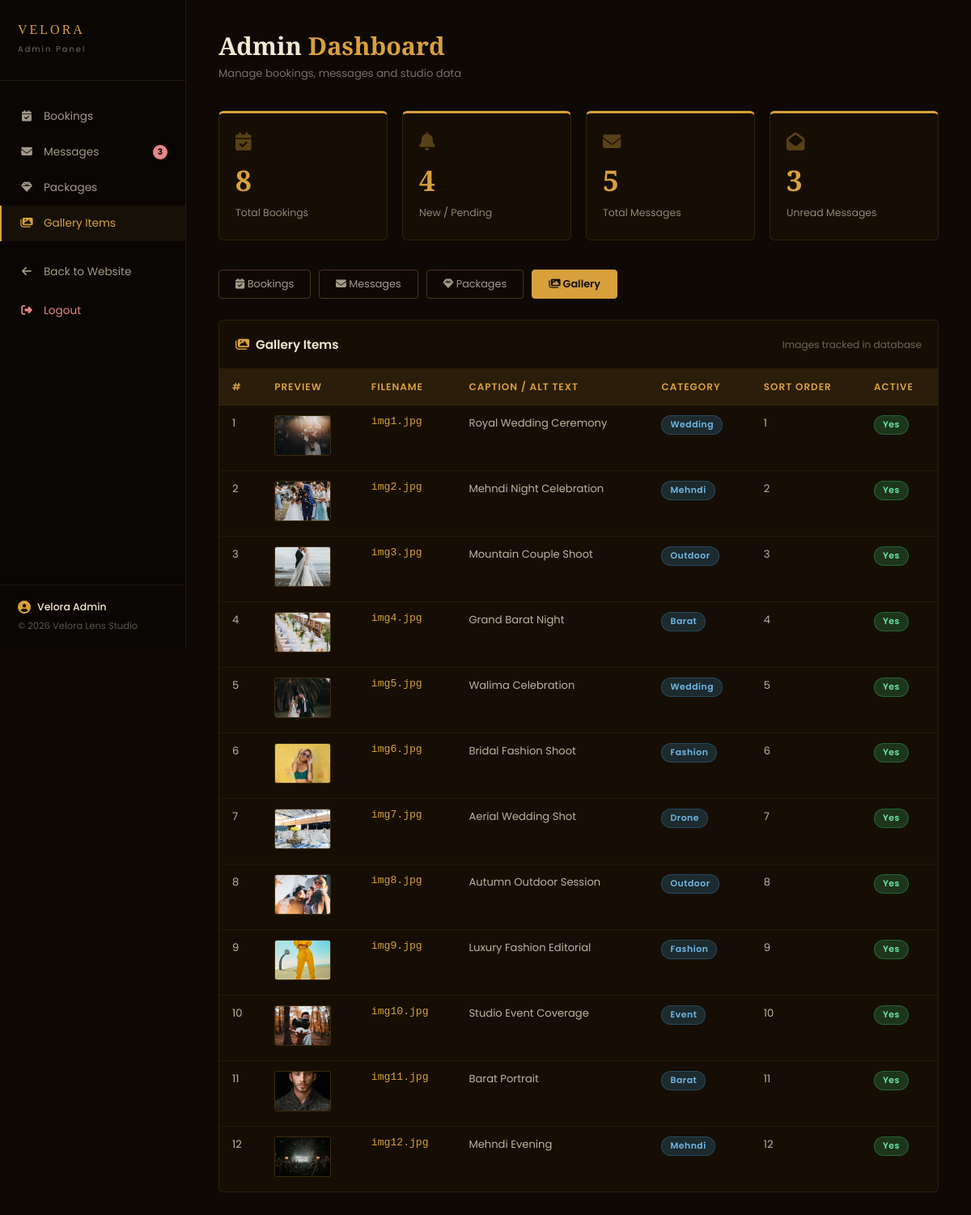
/admin/index.php?tab=gallery (signed in), run on the app's committed database.
### tables this page shows
CREATE TABLE IF NOT EXISTS gallery_items (
    id          INT UNSIGNED AUTO_INCREMENT PRIMARY KEY,
    filename    VARCHAR(100) NOT NULL         COMMENT 'Image filename (e.g. img1.jpg)',
    alt_text    VARCHAR(200) NOT NULL         COMMENT 'Image alt text / caption',
    category    VARCHAR(60)  NOT NULL         COMMENT 'Gallery category for filter',
    sort_order  INT          DEFAULT 0        COMMENT 'Display order',
    is_active   TINYINT(1)   DEFAULT 1,
    created_at  TIMESTAMP    DEFAULT CURRENT_TIMESTAMP
);

### admin/index.php (the view, shortened to what this page needs)
<!DOCTYPE html>
<html lang="en">
<head>
    <link rel="stylesheet" href="https://cdnjs.cloudflare.com/ajax/libs/font-awesome/6.5.0/css/all.min.css">
</head>
<body>
<?php
$conn  = db_connect();
$db_ok = !$conn->connect_error;
$count_bookings  = $db_ok ? $conn->query("SELECT COUNT(*) c FROM bookings")->fetch_assoc()['c']  : 0;
$count_new       = $db_ok ? $conn->query("SELECT COUNT(*) c FROM bookings WHERE status='New'")->fetch_assoc()['c'] : 0;
$count_messages  = $db_ok ? $conn->query("SELECT COUNT(*) c FROM contact_messages")->fetch_assoc()['c'] : 0;
$count_unread    = $db_ok ? $conn->query("SELECT COUNT(*) c FROM contact_messages WHERE is_read=0")->fetch_assoc()['c'] : 0;
$tab = $_GET['tab'] ?? 'bookings';
?>
<div class="sidebar">
    <div class="sidebar-logo">
        <span>VELORA</span>
        <small>Admin Panel</small>
    </div>
    <nav class="sidebar-nav">
        <a href="?tab=bookings" class="nav-item <?= $tab==='bookings'?'active':'' ?>">
            <i class="fa-solid fa-calendar-check"></i> Bookings
        </a>
        <a href="?tab=messages" class="nav-item <?= $tab==='messages'?'active':'' ?>">
            <i class="fa-solid fa-envelope"></i> Messages
            <?php if($count_unread>0): ?>
                <span style="background:#e78686;color:#111;font-size:0.65rem;font-weight:700;padding:1px 6px;border-radius:10px;margin-left:auto;"><?= $count_unread ?></span>
            <?php endif; ?>
        </a>
        <a href="?tab=packages" class="nav-item <?= $tab==='packages'?'active':'' ?>">
            <i class="fa-solid fa-gem"></i> Packages
        </a>
        <a href="?tab=gallery" class="nav-item <?= $tab==='gallery'?'active':'' ?>">
            <i class="fa-solid fa-images"></i> Gallery Items
        </a>
        <a href="../index.html" class="nav-item" style="margin-top:16px;">
            <i class="fa-solid fa-arrow-left"></i> Back to Website
        </a>
        <a href="logout.php" class="nav-item" style="margin-top:4px;color:#e78686;">
            <i class="fa-solid fa-right-from-bracket"></i> Logout
        </a>
    </nav>
    <div class="sidebar-footer">
        <div style="display:flex;align-items:center;gap:8px;margin-bottom:6px;">
            <i class="fa-solid fa-user-circle" style="color:var(--gold);font-size:1rem;"></i>
            <span style="color:var(--cream);font-size:0.78rem;font-weight:500;"><?= htmlspecialchars($_SESSION['admin_name'] ?? 'Admin') ?></span>
        </div>
        © 2026 Velora Lens Studio
    </div>
</div>
<div class="main">
    <div class="page-header">
        <h1>Admin <span style="color:var(--gold);">Dashboard</span></h1>
        <p>Manage bookings, messages and studio data</p>
    </div>
    <div class="stats-row">
        <div class="stat-card">
            <i class="fa-solid fa-calendar-check sc-icon"></i>
            <span class="sc-num"><?= $count_bookings ?></span>
            <span class="sc-lbl">Total Bookings</span>
        </div>
        <div class="stat-card">
            <i class="fa-solid fa-bell sc-icon"></i>
            <span class="sc-num"><?= $count_new ?></span>
            <span class="sc-lbl">New / Pending</span>
        </div>
        <div class="stat-card">
            <i class="fa-solid fa-envelope sc-icon"></i>
            <span class="sc-num"><?= $count_messages ?></span>
            <span class="sc-lbl">Total Messages</span>
        </div>
        <div class="stat-card">
            <i class="fa-solid fa-envelope-open sc-icon"></i>
            <span class="sc-num"><?= $count_unread ?></span>
            <span class="sc-lbl">Unread Messages</span>
        </div>
    </div>
    <div class="tab-bar">
        <a href="?tab=bookings" class="tab-btn <?= $tab==='bookings'?'active':'' ?>"><i class="fa-solid fa-calendar-check"></i> Bookings</a>
        <a href="?tab=messages" class="tab-btn <?= $tab==='messages'?'active':'' ?>"><i class="fa-solid fa-envelope"></i> Messages</a>
        <a href="?tab=packages" class="tab-btn <?= $tab==='packages'?'active':'' ?>"><i class="fa-solid fa-gem"></i> Packages</a>
        <a href="?tab=gallery"  class="tab-btn <?= $tab==='gallery'?'active':'' ?>"><i class="fa-solid fa-images"></i> Gallery</a>
    </div>
    <?php if($tab === 'bookings'): ?>
    <div class="table-box">
        <div class="section-bar">
            <h3><i class="fa-solid fa-calendar-check" style="color:var(--gold);margin-right:8px;"></i>All Bookings</h3>
            <span><?= $count_bookings ?> total records</span>
        </div>
        <?php if($db_ok): ?>
        <?php $rows = $conn->query("SELECT * FROM bookings ORDER BY created_at DESC"); ?>
        <?php if($rows && $rows->num_rows > 0): ?>
        <div style="overflow-x:auto;">
        <table>
            <thead>
                <tr>
                    <th>#</th>
                    <th>Client Name</th>
                    <th>Email</th>
                    <th>Phone</th>
                    <th>Event</th>
                    <th>Event Date</th>
                    <th>Location</th>
                    <th>Package</th>
                    <th>Message</th>
                    <th>Status</th>
                    <th>Submitted</th>
                    <th>Actions</th>
                </tr>
            </thead>
            <tbody>
            <?php while($r = $rows->fetch_assoc()): ?>
            <tr>
                <td><?= $r['id'] ?></td>
                <td><strong style="color:var(--cream);"><?= htmlspecialchars($r['name']) ?></strong></td>
                <td><a href="mailto:<?= htmlspecialchars($r['email']) ?>" style="color:var(--gold);"><?= htmlspecialchars($r['email']) ?></a></td>
                <td><?= htmlspecialchars($r['phone']) ?></td>
                <td><?= htmlspecialchars($r['event_type']) ?></td>
                <td><?= date('d M Y', strtotime($r['event_date'])) ?></td>
                <td><?= htmlspecialchars($r['location']) ?></td>
                <td><?= htmlspecialchars($r['package'] ?? '—') ?></td>
                <td style="max-width:180px;white-space:normal;"><?= htmlspecialchars(substr($r['message'] ?? '—', 0, 80)) ?><?= strlen($r['message'] ?? '') > 80 ? '…' : '' ?></td>
                <td>
                    <?php
                    $cls = ['New'=>'badge-new','Confirmed'=>'badge-confirmed','Cancelled'=>'badge-cancelled','Completed'=>'badge-completed'];
                    echo '<span class="badge '.($cls[$r['status']]??'badge-new').'">'.$r['status'].'</span>';
                    ?>
                </td>
                <td style="white-space:nowrap;"><?= date('d M Y', strtotime($r['created_at'])) ?></td>
                <td style="white-space:nowrap;">
                    <a href="?tab=bookings&bid=<?= $r['id'] ?>&set_status=Confirmed" title="Confirm"   style="color:#6ee7a8;margin-right:8px;"><i class="fa-solid fa-check"></i></a>
                    <a href="?tab=bookings&bid=<?= $r['id'] ?>&set_status=Completed" title="Complete"  style="color:var(--gold);margin-right:8px;"><i class="fa-solid fa-star"></i></a>
                    <a href="?tab=bookings&bid=<?= $r['id'] ?>&set_status=Cancelled" title="Cancel"    style="color:#e78686;"><i class="fa-solid fa-xmark"></i></a>
                </td>
            </tr>
            <?php endwhile; ?>
            </tbody>
        </table>
        </div>
        <?php else: ?>
        <div class="empty-state"><i class="fa-solid fa-calendar-xmark"></i><p>No bookings yet.</p></div>
        <?php endif; ?>
        <?php else: ?>
        <div class="empty-state"><i class="fa-solid fa-database"></i><p>Database not connected.</p></div>
        <?php endif; ?>
    </div>
    <!-- =============================================
         TAB: CONTACT MESSAGES
         ============================================= -->
    <?php elseif($tab === 'gallery'): ?>
    <div class="table-box">
        <div class="section-bar">
            <h3><i class="fa-solid fa-images" style="color:var(--gold);margin-right:8px;"></i>Gallery Items</h3>
            <span>Images tracked in database</span>
        </div>
        <?php if($db_ok): ?>
        <?php $rows = $conn->query("SELECT * FROM gallery_items ORDER BY sort_order ASC"); ?>
        <?php if($rows && $rows->num_rows > 0): ?>
        <div style="overflow-x:auto;">
        <table>
            <thead>
                <tr>
                    <th>#</th>
                    <th>Preview</th>
                    <th>Filename</th>
                    <th>Caption / Alt Text</th>
                    <th>Category</th>
                    <th>Sort Order</th>
                    <th>Active</th>
                </tr>
            </thead>
            <tbody>
            <?php while($r = $rows->fetch_assoc()): ?>
            <tr>
                <td><?= $r['id'] ?></td>
                <td>
                    <img src="../images/<?= htmlspecialchars($r['filename']) ?>"
                         style="width:70px;height:50px;object-fit:cover;border-radius:3px;border:1px solid rgba(216,160,61,0.2);"
                         alt="<?= htmlspecialchars($r['alt_text']) ?>">
                </td>
                <td style="color:var(--gold);font-family:monospace;"><?= htmlspecialchars($r['filename']) ?></td>
                <td><?= htmlspecialchars($r['alt_text']) ?></td>
                <td><span class="badge badge-new"><?= ucfirst(htmlspecialchars($r['category'])) ?></span></td>
                <td><?= $r['sort_order'] ?></td>
                <td><?= $r['is_active'] ? '<span class="badge badge-confirmed">Yes</span>' : '<span class="badge badge-cancelled">No</span>' ?></td>
            </tr>
            <?php endwhile; ?>
            </tbody>
        </table>
        </div>
        <?php else: ?>
        <div class="empty-state"><i class="fa-solid fa-images"></i><p>No gallery items found.</p></div>
        <?php endif; ?>
        <?php else: ?>
        <div class="empty-state"><i class="fa-solid fa-database"></i><p>Database not connected.</p></div>
        <?php endif; ?>
    </div>
    <?php endif; ?>
</div>
</body>
</html>

### admin/index.php (style rules this page uses)
:root { --gold:#D8A03D; --black:#0D0804; --dark:#160e04; --cream:#F5E8D3; --brown:#523A28; }
* { margin:0; padding:0; box-sizing:border-box; }
body { font-family:'Poppins',sans-serif; background:#0e0904; color:var(--cream); min-height:100vh; }
a { text-decoration:none; color:inherit; }
.sidebar { position:fixed; top:0; left:0; width:230px; height:100vh; background:#0a0604; border-right:1px solid rgba(216,160,61,0.12); display:flex; flex-direction:column; z-index:100; }
.sidebar-logo { padding:28px 22px; border-bottom:1px solid rgba(216,160,61,0.12); }
.sidebar-logo span { font-family:'Playfair Display',serif; font-size:1rem; color:var(--gold); display:block; letter-spacing:3px; }
.sidebar-logo small { font-size:0.62rem; color:rgba(245,232,211,0.45); letter-spacing:2px; }
.sidebar-nav { flex:1; padding:22px 0; }
.nav-item { display:flex; align-items:center; gap:12px; padding:12px 22px; font-size:0.85rem; color:rgba(245,232,211,0.65); cursor:pointer; transition:all 0.2s; border-left:2px solid transparent; }
.nav-item:hover, .nav-item.active { color:var(--gold); border-left-color:var(--gold); background:rgba(216,160,61,0.06); }
.nav-item i { width:18px; text-align:center; }
.sidebar-footer { padding:18px 22px; border-top:1px solid rgba(216,160,61,0.1); font-size:0.72rem; color:rgba(245,232,211,0.35); }
.main { margin-left:230px; padding:36px 40px; }
.page-header { margin-bottom:36px; }
.page-header h1 { font-family:'Playfair Display',serif; font-size:1.9rem; color:var(--cream); margin-bottom:4px; }
.page-header p { font-size:0.82rem; color:rgba(245,232,211,0.45); }
.stats-row { display:grid; grid-template-columns:repeat(4,1fr); gap:18px; margin-bottom:36px; }
.stat-card { background:var(--dark); border:1px solid rgba(216,160,61,0.14); border-top:3px solid var(--gold); border-radius:6px; padding:24px 20px; display:flex; flex-direction:column; gap:8px; }
.stat-card .sc-num { font-family:'Playfair Display',serif; font-size:2.2rem; font-weight:700; color:var(--gold); }
.stat-card .sc-lbl { font-size:0.78rem; color:rgba(245,232,211,0.55); }
.stat-card .sc-icon { font-size:1.4rem; color:rgba(216,160,61,0.35); margin-bottom:4px; }
.tab-bar { display:flex; gap:10px; margin-bottom:26px; flex-wrap:wrap; }
.tab-btn { padding:8px 20px; border:1px solid rgba(216,160,61,0.3); border-radius:4px; background:transparent; color:rgba(245,232,211,0.65); font-family:'Poppins',sans-serif; font-size:0.8rem; cursor:pointer; transition:all 0.2s; }
.tab-btn.active { background:var(--gold); border-color:var(--gold); color:#111; font-weight:600; }
.table-box { background:var(--dark); border:1px solid rgba(216,160,61,0.12); border-radius:6px; overflow:hidden; }
.table-box table { width:100%; border-collapse:collapse; font-size:0.82rem; }
.table-box thead { background:rgba(216,160,61,0.1); }
.table-box th { padding:13px 16px; text-align:left; font-weight:600; color:var(--gold); font-size:0.75rem; letter-spacing:1px; text-transform:uppercase; }
.table-box td { padding:12px 16px; border-top:1px solid rgba(216,160,61,0.07); color:rgba(245,232,211,0.75); vertical-align:top; }
.badge { display:inline-block; padding:3px 10px; border-radius:20px; font-size:0.68rem; font-weight:600; letter-spacing:0.5px; }
.badge-new { background:rgba(61,153,216,0.2); color:#6eb8e7; border:1px solid rgba(61,153,216,0.3); }
.badge-confirmed { background:rgba(61,216,120,0.2); color:#6ee7a8; border:1px solid rgba(61,216,120,0.3); }
.section-bar { display:flex; align-items:center; justify-content:space-between; padding:18px 20px; border-bottom:1px solid rgba(216,160,61,0.1); }
.section-bar h3 { font-size:0.95rem; color:var(--cream); font-weight:600; }
.section-bar span { font-size:0.76rem; color:rgba(245,232,211,0.4); }

### data on the page
gallery_items: id "1", filename (picture), filename "img1.jpg", alt_text "Royal Wedding Ceremony", category "Wedding", sort_order "1", is_active "Yes"
gallery_items: id "2", filename (picture), filename "img2.jpg", alt_text "Mehndi Night Celebration", category "Mehndi", sort_order "2", is_active "Yes"
gallery_items: id "3", filename (picture), filename "img3.jpg", alt_text "Mountain Couple Shoot", category "Outdoor", sort_order "3", is_active "Yes"
gallery_items: id "4", filename (picture), filename "img4.jpg", alt_text "Grand Barat Night", category "Barat", sort_order "4", is_active "Yes"
gallery_items: id "5", filename (picture), filename "img5.jpg", alt_text "Walima Celebration", category "Wedding", sort_order "5", is_active "Yes"
gallery_items: id "6", filename (picture), filename "img6.jpg", alt_text "Bridal Fashion Shoot", category "Fashion", sort_order "6", is_active "Yes"
gallery_items: id "7", filename (picture), filename "img7.jpg", alt_text "Aerial Wedding Shot", category "Drone", sort_order "7", is_active "Yes"
gallery_items: id "8", filename (picture), filename "img8.jpg", alt_text "Autumn Outdoor Session", category "Outdoor", sort_order "8", is_active "Yes"
gallery_items: id "9", filename (picture), filename "img9.jpg", alt_text "Luxury Fashion Editorial", category "Fashion", sort_order "9", is_active "Yes"
gallery_items: id "10", filename (picture), filename "img10.jpg", alt_text "Studio Event Coverage", category "Event", sort_order "10", is_active "Yes"
gallery_items: id "11", filename (picture), filename "img11.jpg", alt_text "Barat Portrait", category "Barat", sort_order "11", is_active "Yes"
gallery_items: id "12", filename (picture), filename "img12.jpg", alt_text "Mehndi Evening", category "Mehndi", sort_order "12", is_active "Yes"

### other printed values
$count_unread "3"
$_SESSION['admin_name'] "Velora Admin"
$count_bookings "8"
$count_new "4"
$count_messages "5"
